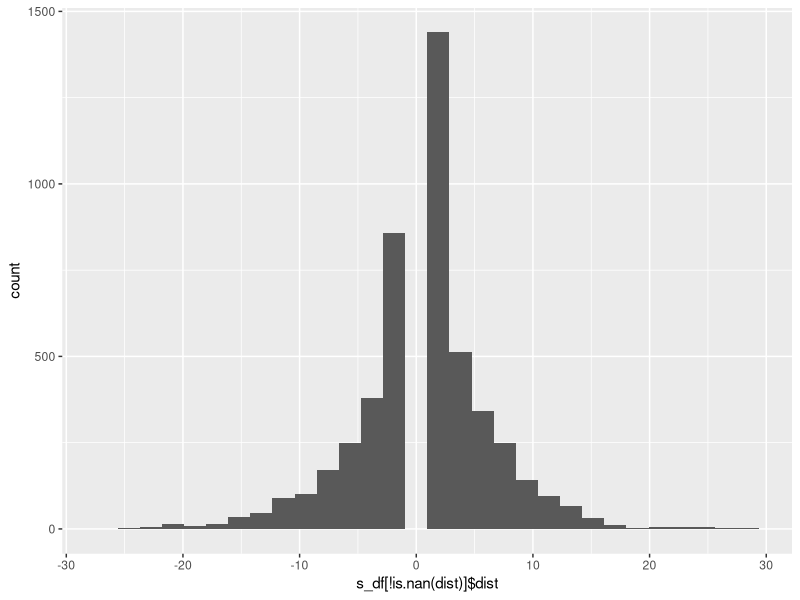

Here is the R script that generated this plot:
if (getwd()!= "~/Desktop/Desktop - Rebecca’s MacBook Air/Research 2021-2022/GitHub/Wilder-Research-ZemlaLab/fluencytask_rebeccascopy/logs"){
  setwd("~/Desktop/Desktop - Rebecca’s MacBook Air/Research 2021-2022/GitHub/Wilder-Research-ZemlaLab/fluencytask_rebeccascopy/")
}
# ##Relevant Libraries & Packages###
# install.packages("data.table")
# library(data.table)
# install.packages("googlesheets4")
# library(googlesheets4)
# install.packages("ggplot2")
# library(ggplot2)
# install.packages("lme4")
# library(lme4)
rm(list= ls())
library(lme4)
library(cowplot)
library(ggplot2)
library(data.table)
# 
dat <- data.table(read.csv("final_results.csv"))
dat<- subset(dat,select=-c(X))
nsubj= unique(dat$id)
ncat= unique(dat$category)





dat[listnum== "FALSE", listrank:= 1]
dat[listnum == "TRUE", listrank:= 2]
dat[, both_trials := 0]








dat<- subset(dat, select=-c(listnum))
# get items that were listed in both trials
for (i in 1:length(nsubj)){
  for (cats in ncat){
    this_subj <- dat[id==nsubj[i] & category== cats,]
    repeated_words <- intersect(this_subj[listrank==2,item], this_subj[listrank==1,item])
    this_subj[, both_trials:= 0]
    this_subj[item %in% repeated_words, both_trials:=1]
    dat[id==nsubj[i] & category== cats]$both_trials <- this_subj$both_trials
  }
}
dat[, temp_int:= 0]
dat[, temp_int:= ((max(game)-min(game))-1), by= .(id, category)]
# 
# for (subject in nsubj){
#   for(cats in ncat){
#     this_subj= dat[id== subject & category== ncat & listrank== 2]
#     # Make sure this isn't an empty row for subject (as some trials were removed)
#     if(nrow(this_subj)>0){
# 
#     }
#   }
# }
# 
# 
# l2 = dat[both_trials==1 & listrank==2]
# l1= dat[listrank==1]
# transitions1= dat[which(l1$item %in% l2$item)]
# sample_l2= l2[id== "S0lVm6wcxkb" & category== "Animals"]
# sample_l1= l1[id== "S0lVm6wcxkb" & category== "Animals"]
# s_vec= vector()
# 
# for(i in 1:(nrow(sample_subj)-1)){
#   if(abs(sample_subj[i]$itemnum- sample_subj[i+1]$itemnum)==1){
#     s= abs(sample_l1[item %in% sample_l2[i]$item]$itemnum - sample_l1[item %in% sample_l2[i+1]$item]$itemnum)
#   } 
# }

# for (subject in nsubj){
#   for (cats in ncat){
#     if (nrow(dat[id== subject & category== cats & both_trials== 1 & listrank== 2])>1 & nrow(dat[id== subject & category== cats & both_trials== 1 & listrank== 1]))>1){
#       l2= dat[id== subject & category== cats & both_trials== 1 & listrank== 2]
#       l1= dat[id== subject & category== cats & listrank== 1]
#       s_vec= list()
#       for(i in 1:(nrow(l2)-1)){
#         s_vec[i]= abs(l1[item %in% l2[i]$item]$itemnum- l1[item %in% l2[i+1]$item]$itemnum)
#       }
#     }
#   }
# }
lag_df= data.table()
lag0= vector()
s_df= data.table(id= character(), category= character(), item= character(), sp1= numeric(), dist= numeric(), range= numeric())
for (subject in nsubj){
  for(cats in ncat){
    idx= nrow(dat[id== subject & category== cats & both_trials== 1 & listrank==2])>1 & nrow(dat[id== subject & category== cats & both_trials== 1 & listrank==2])
    if (idx== TRUE){
      l2= dat[id== subject & category== cats & both_trials== 1 & listrank== 2]
      l1= dat[id== subject & category== cats & listrank== 1]
      s_vec= vector()
      id_vec= vector()
      cat_vec= vector()
      item_vec= vector()
      sp_vec2= vector()
      sp_vec1= vector()
      for(i in 1:(nrow(l2)-1)){
        s_vec[i]= l1[item %in% l2[i+1]$item]$itemnum - l1[item %in% l2[i]$item]$itemnum
        # if(s_vec[i]==0){
        #   newlag= s_vec[i]
        # }
        # lag_df= rbindlist(list(lag_df, newlag))
        id_vec[i]= subject
        cat_vec[i]= cats
        item_vec[i]= l2[i]$item
        sp_vec1[i]= min(l1[l1$item %in% l2[i]$item]$itemnum)
        # sp_vec2[i]= l1[i]$itemnum
      }
      max_range= rep(max(abs(s_vec)),length(s_vec))
      newrow= list(id_vec, cat_vec, item_vec, sp_vec1, s_vec, max_range)
      s_df= rbindlist(list(s_df, newrow))
    }
  }
}

s_df[dist== 0]= NaN




### Sanity Check Calculations ###
#Forwards
s_df[dist>0, mean(dist), by= .(id, category)]
s_df[dist>0, mean(dist), by=  id]
s_df[dist>0, mean(dist), by= category]

#Backwards
s_df[dist<0, mean(dist), by= .(id, category)]
s_df[dist<0, mean(dist), by=  id]
s_df[dist<0, mean(dist), by= category]
#all about the same

#Get counts for how many forward v backward order transitions by subj
bckwd= s_df[dist<0, .N, by= .(id, category)]
fwd= s_df[dist>0, .N, by= .(id, category)]
mean(fwd$N) #3.905405
mean(bckwd$N) #5.665198


# this_transition= s_df[id== nsubj[1] & category== ncat[1]]
# transition_range= 1:(max(this_transition$dist))
# this_subj= dat[id== nsubj[1] & category== ncat[1]]
# transition_range= data.table(possible_transitions= c(min(this_transition$dist):max(this_transition$dist)), counts= 0)


# # This is where I am getting the transition counts
# for(i in 1:length(transition_range$possible_transitions)){
#   idx= transition_range$possible_transitions[i]
#   transition_range[i]$counts= sum(this_transition$dist %in% idx)
# }
# 
# 
# log_table= data.table(transition= numeric())
# this_log= vector()
# counter= vector()
# tvec= vector()
# for (i in 1:max(this_transition$sp1)){
#   if(nrow(this_transition[sp1==i])>0){
#     this_log[i]= this_transition[sp1== i]$sp1
#     fordir= c(1:i)
#     fordir[fordir%in% this_log]= NaN
#     backdir= c(i:1)
#     backdir[backdir%in% this_log]= NaN
#     backdir[backdir %in% fordir]= NaN
#     newrow= list(c(fordir, backdir))
#     log_table= rbindlist(list(log_table, newrow))
#     print(i)
#   } else{
#     print(this_transition$sp)
#   }
# }


# for(i in 1:max(this_transition$sp1)){
#   idx= this_transition[sp1== i]$sp1
#   this_log[i]= idx
#   fordir= c(1:idx)
#   fordir[!fordir %in% this_log]= NaN
#   backdir= c(idx:1)
#   backdir[backdir %in% this_log]= NaN
#   tvec[i]= sum(!is.nan(fordir))+ sum(!is.nan(backdir))
#   newrow= list(c(fordir, (backdir*-1)))
#   log_table= rbindlist(list(log_table, newrow))
# }
s_df
# 
# k= s_df[id== nsubj[1] & category== ncat[1]]
# t_counts= vector()
# d= vector()
# a_counts= unique(s_df)
# for (i in 1:max(k$dist)){
#  d[i]= max(k$dist)- i+1
# }






#### Me mapping out exactly how to get the dist of possible transition values#### 
# 
# this_transition= s_df[id== nsubj[1]& category== ncat[1]]
# thislog= vector()
# # possible transitions
# idx= this_transition[1]$sp1 #= 2
# # vector= [1, 3, 4, 5, 6, ..... to 25]
# k = c(1:idx, idx:(max(this_transition$sp1)))
# thislog[1]= idx
# k= k[!k%in% thislog]
# k
# length(k)
# 
# idx= this_transition[2]$sp1 #= 2
# # vector= [1, 3, 4, 5, 6, ..... to 25]
# k = c(1:idx, idx:(max(this_transition$sp1)))
# thislog[2]= idx
# k= k[!k%in% thislog]
# k
# length(k)
# 
# idx= this_transition[3]$sp1 #= 2
# # vector= [1, 3, 4, 5, 6, ..... to 25]
# k = c(1:idx, idx:(max(this_transition$sp1)))
# thislog[3]= idx
# k= k[!k%in% thislog]
# k
# length(k)
# 
# idx= this_transition[4]$sp1 #= 2
# # vector= [1, 3, 4, 5, 6, ..... to 25]
# k = c(1:idx, idx:(max(this_transition$sp1)))
# thislog[4]= idx
# k= k[!k%in% thislog]
# k
# length(k)
# 
# idx= this_transition[5]$sp1 #= 2
# # vector= [1, 3, 4, 5, 6, ..... to 25]
# k = c(1:idx, idx:(max(this_transition$sp1)))
# thislog[5]= idx
# k= k[!k%in% thislog]
# k
# length(k)





ggplot()+ geom_histogram(aes(x= s_df[!is.nan(dist)]$dist))




### Then trying to do it exactly in the vector### 
# #New weird error is that ptr_count is now, for whatever reason, not adding rows.
# #Even though it was earlier.
# thislog= vector()
# ptr_count= data.table(sp= numeric(), npossible= numeric())
# getvals= vector()
# for (i in 1:max(this_transition$sp1)){
#   # print(i)
#   if(nrow(this_transition[sp1 %in% i])>0){
#     idx= i
#     k = c(1:idx, idx:(max(this_transition$sp1)))
#     thislog[i]= idx
#     k= k[!k%in% thislog]
#     k= k[!is.na(k)]
#     print(k)
# 
#   }else {
#     k = 0
#     thislog[i]= idx
#   }
#   ptr_count[i]$npossible= length(k) #N possible transitions that could be made up till this point
# }
# ptr_count
# 

